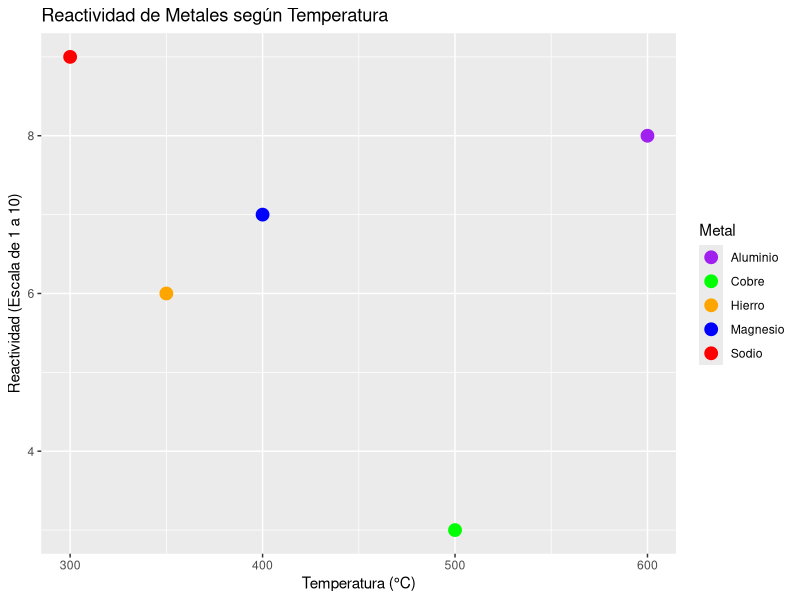
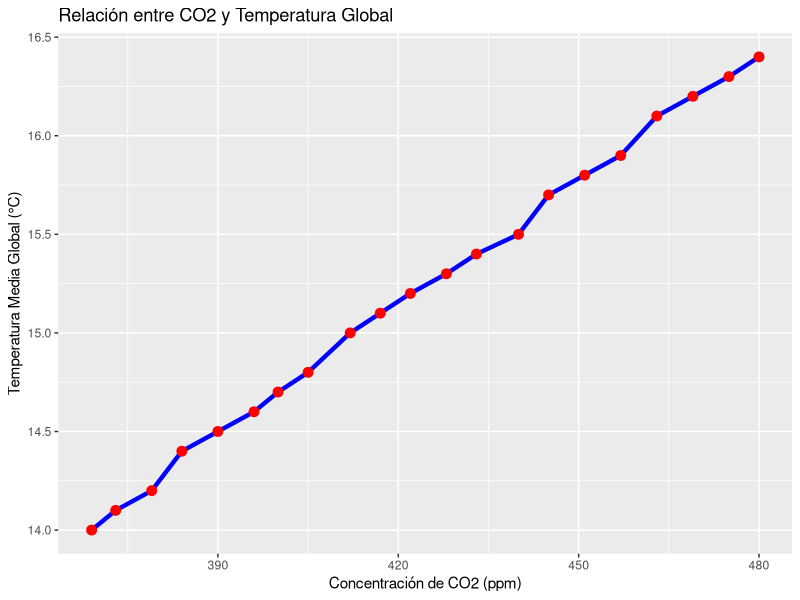

Generate these figures, in order, with R:
## ---- chunk 1
knitr::opts_chunk$set(echo = TRUE)
## ---- chunk 2
library(ggplot2)
library(dplyr)
## ---- chunk 3
metales <- data.frame(
  Metal = c("Sodio", "Magnesio", "Cobre", "Aluminio", "Hierro"),
  Reactividad = c(9, 7, 3, 8, 6),
  Temperatura = c(300, 400, 500, 600, 350)
)
## ---- chunk 4
ggplot(metales, aes(x = Temperatura, y = Reactividad, color = Metal)) +
  geom_point(size = 4) +
  labs(title = "Reactividad de Metales según Temperatura",
       x = "Temperatura (°C)",
       y = "Reactividad (Escala de 1 a 10)") +
  scale_color_manual(values = c("Sodio" = "red", 
                                "Magnesio" = "blue", 
                                "Cobre" = "green", 
                                "Aluminio" = "purple", 
                                "Hierro" = "orange"))
## ---- chunk 5
efecto_invernadero <- data.frame(
  Año = 2000:2020,
  Concentracion_CO2 = c(369, 373, 379, 384, 390, 396, 400, 405, 412, 417, 422, 428, 433, 440, 445, 451, 457, 463, 469, 475, 480),
  Temperatura = c(14.0, 14.1, 14.2, 14.4, 14.5, 14.6, 14.7, 14.8, 15.0, 15.1, 15.2, 15.3, 15.4, 15.5, 15.7, 15.8, 15.9, 16.1, 16.2, 16.3, 16.4)
)
## ---- chunk 6
ggplot(efecto_invernadero, aes(x = Concentracion_CO2, y = Temperatura)) +
  geom_line(color = "blue", size = 1.5) +
  geom_point(color = "red", size = 3) +
  labs(title = "Relación entre CO2 y Temperatura Global",
       x = "Concentración de CO2 (ppm)",
       y = "Temperatura Media Global (°C)")
